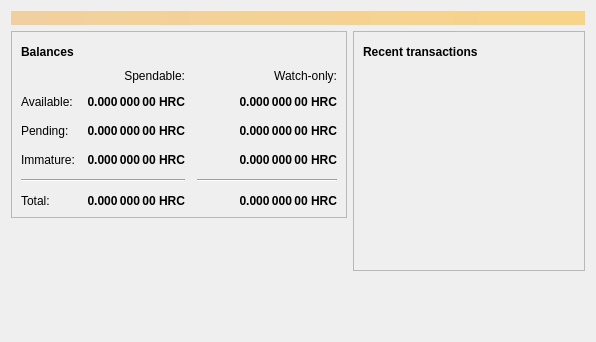
<?xml version="1.0" encoding="UTF-8"?>
<ui version="4.0">
 <class>OverviewPage</class>
 <widget class="QWidget" name="OverviewPage">
  <property name="geometry">
   <rect>
    <x>0</x>
    <y>0</y>
    <width>596</width>
    <height>342</height>
   </rect>
  </property>
  <property name="windowTitle">
   <string>Form</string>
  </property>
  <layout class="QVBoxLayout" name="topLayout">
   <item>
    <widget class="QLabel" name="labelAlerts">
     <property name="visible">
      <bool>false</bool>
     </property>
     <property name="styleSheet">
      <string notr="true">QLabel { background-color: qlineargradient(x1: 0, y1: 0, x2: 1, y2: 0, stop:0 #F0D0A0, stop:1 #F8D488); color:#000000; }</string>
     </property>
     <property name="wordWrap">
      <bool>true</bool>
     </property>
     <property name="margin">
      <number>3</number>
     </property>
     <property name="textInteractionFlags">
      <set>Qt::TextSelectableByMouse</set>
     </property>
    </widget>
   </item>
   <item>
    <layout class="QHBoxLayout" name="horizontalLayout" stretch="1,1">
     <item>
      <layout class="QVBoxLayout" name="verticalLayout_2">
       <item>
        <widget class="QFrame" name="frame">
         <property name="frameShape">
          <enum>QFrame::StyledPanel</enum>
         </property>
         <property name="frameShadow">
          <enum>QFrame::Raised</enum>
         </property>
         <layout class="QVBoxLayout" name="verticalLayout_4">
          <item>
           <layout class="QHBoxLayout" name="horizontalLayout_4">
            <item>
             <widget class="QLabel" name="label_5">
              <property name="font">
               <font>
                <weight>75</weight>
                <bold>true</bold>
               </font>
              </property>
              <property name="text">
               <string>Balances</string>
              </property>
             </widget>
            </item>
            <item>
             <widget class="QPushButton" name="labelWalletStatus">
              <property name="enabled">
               <bool>true</bool>
              </property>
              <property name="maximumSize">
               <size>
                <width>30</width>
                <height>16777215</height>
               </size>
              </property>
              <property name="toolTip">
               <string>The displayed information may be out of date. Your wallet automatically synchronizes with the Hypercoin network after a connection is established, but this process has not completed yet.</string>
              </property>
              <property name="text">
               <string/>
              </property>
              <property name="icon">
               <iconset resource="../hypercoin.qrc">
                <normaloff>:/icons/warning</normaloff>
                <disabledoff>:/icons/warning</disabledoff>:/icons/warning</iconset>
              </property>
              <property name="iconSize">
               <size>
                <width>24</width>
                <height>24</height>
               </size>
              </property>
              <property name="flat">
               <bool>true</bool>
              </property>
             </widget>
            </item>
            <item>
             <spacer name="horizontalSpacer_3">
              <property name="orientation">
               <enum>Qt::Horizontal</enum>
              </property>
              <property name="sizeHint" stdset="0">
               <size>
                <width>40</width>
                <height>20</height>
               </size>
              </property>
             </spacer>
            </item>
           </layout>
          </item>
          <item>
           <layout class="QGridLayout" name="gridLayout">
            <property name="spacing">
             <number>12</number>
            </property>
            <item row="2" column="2">
             <widget class="QLabel" name="labelWatchPending">
              <property name="font">
               <font>
                <weight>75</weight>
                <bold>true</bold>
               </font>
              </property>
              <property name="cursor">
               <cursorShape>IBeamCursor</cursorShape>
              </property>
              <property name="toolTip">
               <string>Unconfirmed transactions to watch-only addresses</string>
              </property>
              <property name="text">
               <string notr="true">0.000 000 00 HRC</string>
              </property>
              <property name="alignment">
               <set>Qt::AlignRight|Qt::AlignTrailing|Qt::AlignVCenter</set>
              </property>
              <property name="textInteractionFlags">
               <set>Qt::LinksAccessibleByMouse|Qt::TextSelectableByKeyboard|Qt::TextSelectableByMouse</set>
              </property>
             </widget>
            </item>
            <item row="2" column="1">
             <widget class="QLabel" name="labelUnconfirmed">
              <property name="font">
               <font>
                <weight>75</weight>
                <bold>true</bold>
               </font>
              </property>
              <property name="cursor">
               <cursorShape>IBeamCursor</cursorShape>
              </property>
              <property name="toolTip">
               <string>Total of transactions that have yet to be confirmed, and do not yet count toward the spendable balance</string>
              </property>
              <property name="text">
               <string notr="true">0.000 000 00 HRC</string>
              </property>
              <property name="alignment">
               <set>Qt::AlignRight|Qt::AlignTrailing|Qt::AlignVCenter</set>
              </property>
              <property name="textInteractionFlags">
               <set>Qt::LinksAccessibleByMouse|Qt::TextSelectableByKeyboard|Qt::TextSelectableByMouse</set>
              </property>
             </widget>
            </item>
            <item row="3" column="2">
             <widget class="QLabel" name="labelWatchImmature">
              <property name="font">
               <font>
                <weight>75</weight>
                <bold>true</bold>
               </font>
              </property>
              <property name="cursor">
               <cursorShape>IBeamCursor</cursorShape>
              </property>
              <property name="toolTip">
               <string>Mined balance in watch-only addresses that has not yet matured</string>
              </property>
              <property name="text">
               <string notr="true">0.000 000 00 HRC</string>
              </property>
              <property name="alignment">
               <set>Qt::AlignRight|Qt::AlignTrailing|Qt::AlignVCenter</set>
              </property>
              <property name="textInteractionFlags">
               <set>Qt::LinksAccessibleByMouse|Qt::TextSelectableByKeyboard|Qt::TextSelectableByMouse</set>
              </property>
             </widget>
            </item>
            <item row="4" column="0" colspan="2">
             <widget class="Line" name="line">
              <property name="orientation">
               <enum>Qt::Horizontal</enum>
              </property>
             </widget>
            </item>
            <item row="4" column="2">
             <widget class="Line" name="lineWatchBalance">
              <property name="sizePolicy">
               <sizepolicy hsizetype="Preferred" vsizetype="Fixed">
                <horstretch>0</horstretch>
                <verstretch>0</verstretch>
               </sizepolicy>
              </property>
              <property name="minimumSize">
               <size>
                <width>140</width>
                <height>0</height>
               </size>
              </property>
              <property name="orientation">
               <enum>Qt::Horizontal</enum>
              </property>
             </widget>
            </item>
            <item row="5" column="0">
             <widget class="QLabel" name="labelTotalText">
              <property name="text">
               <string>Total:</string>
              </property>
             </widget>
            </item>
            <item row="3" column="1">
             <widget class="QLabel" name="labelImmature">
              <property name="font">
               <font>
                <weight>75</weight>
                <bold>true</bold>
               </font>
              </property>
              <property name="cursor">
               <cursorShape>IBeamCursor</cursorShape>
              </property>
              <property name="toolTip">
               <string>Mined balance that has not yet matured</string>
              </property>
              <property name="text">
               <string notr="true">0.000 000 00 HRC</string>
              </property>
              <property name="alignment">
               <set>Qt::AlignRight|Qt::AlignTrailing|Qt::AlignVCenter</set>
              </property>
              <property name="textInteractionFlags">
               <set>Qt::LinksAccessibleByMouse|Qt::TextSelectableByKeyboard|Qt::TextSelectableByMouse</set>
              </property>
             </widget>
            </item>
            <item row="2" column="3">
             <spacer name="horizontalSpacer_2">
              <property name="orientation">
               <enum>Qt::Horizontal</enum>
              </property>
              <property name="sizeHint" stdset="0">
               <size>
                <width>40</width>
                <height>20</height>
               </size>
              </property>
             </spacer>
            </item>
            <item row="3" column="0">
             <widget class="QLabel" name="labelImmatureText">
              <property name="text">
               <string>Immature:</string>
              </property>
             </widget>
            </item>
            <item row="5" column="1">
             <widget class="QLabel" name="labelTotal">
              <property name="font">
               <font>
                <weight>75</weight>
                <bold>true</bold>
               </font>
              </property>
              <property name="cursor">
               <cursorShape>IBeamCursor</cursorShape>
              </property>
              <property name="toolTip">
               <string>Your current total balance</string>
              </property>
              <property name="text">
               <string notr="true">0.000 000 00 HRC</string>
              </property>
              <property name="alignment">
               <set>Qt::AlignRight|Qt::AlignTrailing|Qt::AlignVCenter</set>
              </property>
              <property name="textInteractionFlags">
               <set>Qt::LinksAccessibleByMouse|Qt::TextSelectableByKeyboard|Qt::TextSelectableByMouse</set>
              </property>
             </widget>
            </item>
            <item row="5" column="2">
             <widget class="QLabel" name="labelWatchTotal">
              <property name="font">
               <font>
                <weight>75</weight>
                <bold>true</bold>
               </font>
              </property>
              <property name="cursor">
               <cursorShape>IBeamCursor</cursorShape>
              </property>
              <property name="toolTip">
               <string>Current total balance in watch-only addresses</string>
              </property>
              <property name="text">
               <string notr="true">0.000 000 00 HRC</string>
              </property>
              <property name="alignment">
               <set>Qt::AlignRight|Qt::AlignTrailing|Qt::AlignVCenter</set>
              </property>
              <property name="textInteractionFlags">
               <set>Qt::LinksAccessibleByMouse|Qt::TextSelectableByKeyboard|Qt::TextSelectableByMouse</set>
              </property>
             </widget>
            </item>
            <item row="0" column="2">
             <widget class="QLabel" name="labelWatchonly">
              <property name="text">
               <string>Watch-only:</string>
              </property>
              <property name="alignment">
               <set>Qt::AlignRight|Qt::AlignTrailing|Qt::AlignVCenter</set>
              </property>
             </widget>
            </item>
            <item row="1" column="0">
             <widget class="QLabel" name="labelBalanceText">
              <property name="text">
               <string>Available:</string>
              </property>
             </widget>
            </item>
            <item row="1" column="1">
             <widget class="QLabel" name="labelBalance">
              <property name="font">
               <font>
                <weight>75</weight>
                <bold>true</bold>
               </font>
              </property>
              <property name="cursor">
               <cursorShape>IBeamCursor</cursorShape>
              </property>
              <property name="toolTip">
               <string>Your current spendable balance</string>
              </property>
              <property name="text">
               <string notr="true">0.000 000 00 HRC</string>
              </property>
              <property name="alignment">
               <set>Qt::AlignRight|Qt::AlignTrailing|Qt::AlignVCenter</set>
              </property>
              <property name="textInteractionFlags">
               <set>Qt::LinksAccessibleByMouse|Qt::TextSelectableByKeyboard|Qt::TextSelectableByMouse</set>
              </property>
             </widget>
            </item>
            <item row="1" column="2">
             <widget class="QLabel" name="labelWatchAvailable">
              <property name="font">
               <font>
                <weight>75</weight>
                <bold>true</bold>
               </font>
              </property>
              <property name="cursor">
               <cursorShape>IBeamCursor</cursorShape>
              </property>
              <property name="toolTip">
               <string>Your current balance in watch-only addresses</string>
              </property>
              <property name="text">
               <string notr="true">0.000 000 00 HRC</string>
              </property>
              <property name="alignment">
               <set>Qt::AlignRight|Qt::AlignTrailing|Qt::AlignVCenter</set>
              </property>
              <property name="textInteractionFlags">
               <set>Qt::LinksAccessibleByMouse|Qt::TextSelectableByKeyboard|Qt::TextSelectableByMouse</set>
              </property>
             </widget>
            </item>
            <item row="2" column="0">
             <widget class="QLabel" name="labelPendingText">
              <property name="text">
               <string>Pending:</string>
              </property>
             </widget>
            </item>
            <item row="0" column="1">
             <widget class="QLabel" name="labelSpendable">
              <property name="text">
               <string>Spendable:</string>
              </property>
              <property name="alignment">
               <set>Qt::AlignRight|Qt::AlignTrailing|Qt::AlignVCenter</set>
              </property>
             </widget>
            </item>
           </layout>
          </item>
         </layout>
        </widget>
       </item>
       <item>
        <spacer name="verticalSpacer">
         <property name="orientation">
          <enum>Qt::Vertical</enum>
         </property>
         <property name="sizeHint" stdset="0">
          <size>
           <width>20</width>
           <height>40</height>
          </size>
         </property>
        </spacer>
       </item>
      </layout>
     </item>
     <item>
      <layout class="QVBoxLayout" name="verticalLayout_3">
       <item>
        <widget class="QFrame" name="frame_2">
         <property name="frameShape">
          <enum>QFrame::StyledPanel</enum>
         </property>
         <property name="frameShadow">
          <enum>QFrame::Raised</enum>
         </property>
         <layout class="QVBoxLayout" name="verticalLayout">
          <item>
           <layout class="QHBoxLayout" name="horizontalLayout_2">
            <item>
             <widget class="QLabel" name="label_4">
              <property name="font">
               <font>
                <weight>75</weight>
                <bold>true</bold>
               </font>
              </property>
              <property name="text">
               <string>Recent transactions</string>
              </property>
             </widget>
            </item>
            <item>
             <widget class="QPushButton" name="labelTransactionsStatus">
              <property name="enabled">
               <bool>true</bool>
              </property>
              <property name="maximumSize">
               <size>
                <width>30</width>
                <height>16777215</height>
               </size>
              </property>
              <property name="toolTip">
               <string>The displayed information may be out of date. Your wallet automatically synchronizes with the Hypercoin network after a connection is established, but this process has not completed yet.</string>
              </property>
              <property name="text">
               <string/>
              </property>
              <property name="icon">
               <iconset resource="../hypercoin.qrc">
                <normaloff>:/icons/warning</normaloff>
                <disabledoff>:/icons/warning</disabledoff>:/icons/warning</iconset>
              </property>
              <property name="iconSize">
               <size>
                <width>24</width>
                <height>24</height>
               </size>
              </property>
              <property name="flat">
               <bool>true</bool>
              </property>
             </widget>
            </item>
            <item>
             <spacer name="horizontalSpacer">
              <property name="orientation">
               <enum>Qt::Horizontal</enum>
              </property>
              <property name="sizeHint" stdset="0">
               <size>
                <width>40</width>
                <height>20</height>
               </size>
              </property>
             </spacer>
            </item>
           </layout>
          </item>
          <item>
           <widget class="QListView" name="listTransactions">
            <property name="styleSheet">
             <string notr="true">QListView { background: transparent; }</string>
            </property>
            <property name="frameShape">
             <enum>QFrame::NoFrame</enum>
            </property>
            <property name="verticalScrollBarPolicy">
             <enum>Qt::ScrollBarAlwaysOff</enum>
            </property>
            <property name="horizontalScrollBarPolicy">
             <enum>Qt::ScrollBarAlwaysOff</enum>
            </property>
            <property name="selectionMode">
             <enum>QAbstractItemView::NoSelection</enum>
            </property>
           </widget>
          </item>
         </layout>
        </widget>
       </item>
       <item>
        <spacer name="verticalSpacer_2">
         <property name="orientation">
          <enum>Qt::Vertical</enum>
         </property>
         <property name="sizeHint" stdset="0">
          <size>
           <width>20</width>
           <height>40</height>
          </size>
         </property>
        </spacer>
       </item>
      </layout>
     </item>
    </layout>
   </item>
  </layout>
 </widget>
 <resources/>
 <connections/>
</ui>
